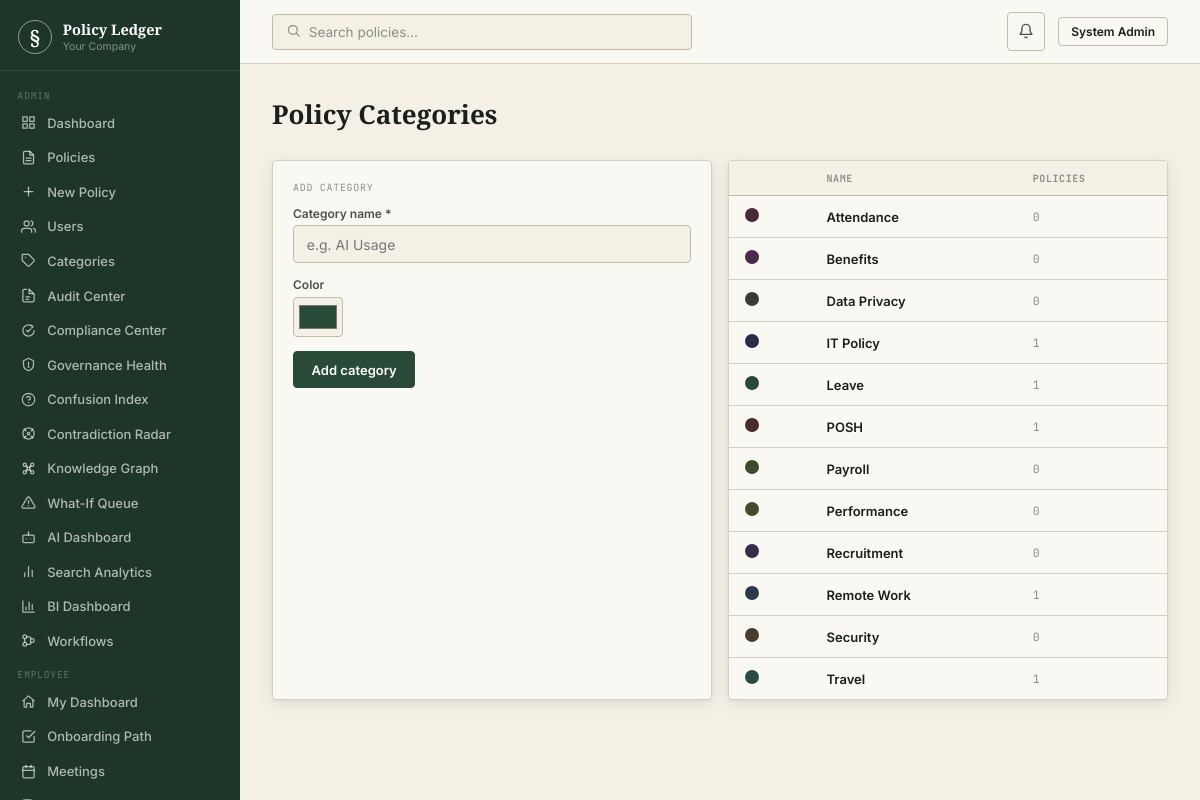
Page /admin/categories (signed in) on the committed database.
### models.py (models this page shows, shortened)
class User(db.Model, UserMixin):
    id = db.Column(db.Integer, primary_key=True)
    employee_id = db.Column(db.String(20), unique=True, nullable=True)
    name = db.Column(db.String(120), nullable=False)
    email = db.Column(db.String(200), nullable=False, unique=True, index=True)
    password_hash = db.Column(db.String(256), nullable=False)
    role = db.Column(db.String(20), nullable=False, default=UserRole.EMPLOYEE)
    department_id = db.Column(db.Integer, db.ForeignKey("department.id"), nullable=True)
    designation = db.Column(db.String(100))
    phone = db.Column(db.String(20))
    avatar_url = db.Column(db.String(300))
    is_active = db.Column(db.Boolean, default=True)
    email_verified = db.Column(db.Boolean, default=False)
    mfa_enabled = db.Column(db.Boolean, default=False)
    mfa_secret = db.Column(db.String(64))
    last_login = db.Column(db.DateTime)
    password_changed_at = db.Column(db.DateTime, default=now_utc)
    created_at = db.Column(db.DateTime, default=now_utc)
    updated_at = db.Column(db.DateTime, default=now_utc, onupdate=now_utc)
    notifications = db.relationship("Notification", backref="user", lazy="dynamic", cascade="all, delete-orphan")
    acknowledgements = db.relationship("PolicyAcknowledgement", backref="user", lazy="dynamic")
    audit_logs = db.relationship("AuditLog", backref="user", lazy="dynamic")
    saved = db.relationship("Policy", secondary=saved_policies, lazy="dynamic")
    def is_admin(self) -> bool:
        return self.role == UserRole.ADMIN
    def can_manage_policies(self) -> bool:
        return self.role in (UserRole.HR, UserRole.ADMIN, UserRole.MANAGER)

class PolicyCategory(db.Model):
    id = db.Column(db.Integer, primary_key=True)
    name = db.Column(db.String(100), nullable=False, unique=True)
    description = db.Column(db.Text)
    icon = db.Column(db.String(10), default="")
    color = db.Column(db.String(20), default="#2a4a38")
    policies = db.relationship("Policy", backref="category", lazy="dynamic")

### blueprints/admin.py (the view, shortened to what this page needs)
@admin_bp.route("/categories", methods=["GET", "POST"])
@login_required
@role_required(UserRole.ADMIN)
def category_list():
    categories = PolicyCategory.query.order_by(PolicyCategory.name).all()
    return render_template("admin/categories.html", categories=categories)

### utils.py (called while the page is built)
def role_required(*roles):
    def decorator(f):
        @wraps(f)
        def wrapped(*args, **kwargs):
            if not current_user.is_authenticated:
                abort(401)
            if current_user.role not in roles:
                abort(403)
            return f(*args, **kwargs)
        return wrapped
    return decorator

### templates/admin/categories.html (shortened to what this page needs)
{% extends "base.html" %}
{% block content %}
<div class="page-header"><div class="page-header-left"><h1>Policy Categories</h1></div></div>
<div class="grid2">
  <div class="card">
    <div class="card-label">Add category</div>
    <form method="POST">
      <div class="field"><label>Category name *</label><input name="name" placeholder="e.g. AI Usage" required></div>
      <div class="field"><label>Color</label><input type="color" name="color" value="#2a4a38" style="height:40px;padding:.2rem"></div>
      <button type="submit" class="btn btn-primary">Add category</button>
    </form>
  </div>
  <div class="table-wrap">
    <table>
      <thead><tr><th></th><th>Name</th><th>Policies</th></tr></thead>
      <tbody>
        {% for c in categories %}
        <tr>
          <td><span style="display:inline-block;width:14px;height:14px;border-radius:50%;background:{{ c.color or '#2a4a38' }}"></span></td>
          <td style="font-weight:600">{{ c.name }}</td>
          <td class="td-mono">{{ c.policies.count() }}</td>
        </tr>
        {% else %}
        <tr><td colspan="3" class="text-faint" style="text-align:center;padding:1.5rem">No categories yet</td></tr>
        {% endfor %}
      </tbody>
    </table>
  </div>
</div>
{% endblock %}

### templates/base.html (shortened to what this page needs)
<!DOCTYPE html>
<html lang="en">
<head>
</head>
<body>
<div class="shell">
  {% block sidebar %}
  <div class="sidebar">
    <div class="s-brand">
      <div class="s-mark">§</div>
      <div><div class="s-name">Policy Ledger</div><div class="s-company">{{ config.COMPANY_NAME }}</div></div>
    </div>
    <nav class="s-nav">
      {% if current_user.can_manage_policies() %}
      <div class="s-section">Admin</div>
      <a href="{{ url_for('admin.dashboard') }}" class="s-item {% if request.endpoint == 'admin.dashboard' %}active{% endif %}"><span class="s-icon"><svg viewBox="0 0 24 24" fill="none" stroke="currentColor" stroke-width="2" stroke-linecap="round" stroke-linejoin="round"><rect x="3" y="3" width="7" height="7"/><rect x="14" y="3" width="7" height="7"/><rect x="14" y="14" width="7" height="7"/><rect x="3" y="14" width="7" height="7"/></svg></span>Dashboard</a>
      <a href="{{ url_for('admin.policy_list') }}" class="s-item {% if 'policy' in request.endpoint %}active{% endif %}"><span class="s-icon"><svg viewBox="0 0 24 24" fill="none" stroke="currentColor" stroke-width="2" stroke-linecap="round" stroke-linejoin="round"><path d="M14 2H6a2 2 0 0 0-2 2v16a2 2 0 0 0 2 2h12a2 2 0 0 0 2-2V8z"/><path d="M14 2v6h6"/><line x1="8" y1="13" x2="16" y2="13"/><line x1="8" y1="17" x2="16" y2="17"/></svg></span>Policies</a>
      <a href="{{ url_for('admin.policy_create') }}" class="s-item"><span class="s-icon"><svg viewBox="0 0 24 24" fill="none" stroke="currentColor" stroke-width="2" stroke-linecap="round" stroke-linejoin="round"><line x1="12" y1="5" x2="12" y2="19"/><line x1="5" y1="12" x2="19" y2="12"/></svg></span>New Policy</a>
      {% if current_user.is_admin() %}
      <a href="{{ url_for('admin.user_list') }}" class="s-item {% if 'user' in request.endpoint %}active{% endif %}"><span class="s-icon"><svg viewBox="0 0 24 24" fill="none" stroke="currentColor" stroke-width="2" stroke-linecap="round" stroke-linejoin="round"><path d="M17 21v-2a4 4 0 0 0-4-4H5a4 4 0 0 0-4 4v2"/><circle cx="9" cy="7" r="4"/><path d="M23 21v-2a4 4 0 0 0-3-3.87"/><path d="M16 3.13a4 4 0 0 1 0 7.75"/></svg></span>Users</a>
      <a href="{{ url_for('admin.category_list') }}" class="s-item"><span class="s-icon"><svg viewBox="0 0 24 24" fill="none" stroke="currentColor" stroke-width="2" stroke-linecap="round" stroke-linejoin="round"><path d="M20.59 13.41 13.4 20.6a2 2 0 0 1-2.83 0L2 12V2h10l8.59 8.59a2 2 0 0 1 0 2.82z"/><line x1="7" y1="7" x2="7.01" y2="7"/></svg></span>Categories</a>
      <a href="{{ url_for('audit_center.audit_dashboard') }}" class="s-item {% if request.endpoint and request.endpoint.startswith('audit_center.') %}active{% endif %}"><span class="s-icon"><svg viewBox="0 0 24 24" fill="none" stroke="currentColor" stroke-width="2" stroke-linecap="round" stroke-linejoin="round"><path d="M9 2H5a2 2 0 0 0-2 2v16a2 2 0 0 0 2 2h14a2 2 0 0 0 2-2V11"/><path d="M13 2v7h7"/><line x1="8" y1="14" x2="14" y2="14"/><line x1="8" y1="18" x2="12" y2="18"/><path d="M13 2l8 8"/></svg></span>Audit Center</a>
      <a href="{{ url_for('compliance.compliance_center') }}" class="s-item {% if request.endpoint and request.endpoint.startswith('compliance.') %}active{% endif %}"><span class="s-icon"><svg viewBox="0 0 24 24" fill="none" stroke="currentColor" stroke-width="2" stroke-linecap="round" stroke-linejoin="round"><path d="M9 12l2 2 4-4"/><path d="M21 12c0 4.97-4.03 9-9 9s-9-4.03-9-9 4.03-9 9-9c1.6 0 3.1.42 4.4 1.15"/><path d="M17 4l2 2-2 2"/></svg></span>Compliance Center</a>
      <a href="{{ url_for('governance.dashboard') }}" class="s-item {% if request.endpoint and request.endpoint.startswith('governance.') %}active{% endif %}"><span class="s-icon"><svg viewBox="0 0 24 24" fill="none" stroke="currentColor" stroke-width="2" stroke-linecap="round" stroke-linejoin="round"><path d="M12 2l8 4v6c0 5-3.5 8.5-8 10-4.5-1.5-8-5-8-10V6z"/><path d="M12 8v5"/><circle cx="12" cy="16" r=".5" fill="currentColor"/></svg></span>Governance Health</a>
      <a href="{{ url_for('confusion_index.dashboard') }}" class="s-item {% if request.endpoint and request.endpoint.startswith('confusion_index.') %}active{% endif %}"><span class="s-icon"><svg viewBox="0 0 24 24" fill="none" stroke="currentColor" stroke-width="2" stroke-linecap="round" stroke-linejoin="round"><circle cx="12" cy="12" r="10"/><path d="M9.09 9a3 3 0 0 1 5.83 1c0 2-3 3-3 3"/><line x1="12" y1="17" x2="12.01" y2="17"/></svg></span>Confusion Index</a>
      <a href="{{ url_for('contradiction_radar.dashboard') }}" class="s-item {% if request.endpoint and request.endpoint.startswith('contradiction_radar.') %}active{% endif %}"><span class="s-icon"><svg viewBox="0 0 24 24" fill="none" stroke="currentColor" stroke-width="2" stroke-linecap="round" stroke-linejoin="round"><circle cx="12" cy="12" r="2"/><path d="M4.9 4.9l3 3M19.1 4.9l-3 3M4.9 19.1l3-3M19.1 19.1l-3-3"/><circle cx="12" cy="12" r="9"/></svg></span>Contradiction Radar</a>
      <a href="{{ url_for('knowledge_graph.graph_page') }}" class="s-item "><span class="s-icon"></span>Knowledge Graph</a>
      <a href="{{ url_for('what_if.review_queue') }}" class="s-item {% if request.endpoint and request.endpoint.startswith('what_if.') and 'admin' in request.path %}active{% endif %}"><span class="s-icon"><svg viewBox="0 0 24 24" fill="none" stroke="currentColor" stroke-width="2" stroke-linecap="round" stroke-linejoin="round"><path d="M12 9v4"/><path d="M12 17h.01"/><path d="M10.29 3.86 1.82 18a2 2 0 0 0 1.71 3h16.94a2 2 0 0 0 1.71-3L13.71 3.86a2 2 0 0 0-3.42 0z"/></svg></span>What-If Queue</a>
      <a href="{{ url_for('rag.admin_rag_dashboard') }}" class="s-item "><span class="s-icon"></span>AI Dashboard</a>
      <a href="{{ url_for('search.search_analytics') }}" class="s-item {% if request.endpoint == 'search.search_analytics' %}active{% endif %}"><span class="s-icon"><svg viewBox="0 0 24 24" fill="none" stroke="currentColor" stroke-width="2" stroke-linecap="round" stroke-linejoin="round"><line x1="18" y1="20" x2="18" y2="10"/><line x1="12" y1="20" x2="12" y2="4"/><line x1="6" y1="20" x2="6" y2="14"/></svg></span>Search Analytics</a>
      <a href="{{ url_for('bi.bi_dashboard') }}" class="s-item {% if request.endpoint == 'bi.bi_dashboard' %}active{% endif %}"><span class="s-icon"><svg viewBox="0 0 24 24" fill="none" stroke="currentColor" stroke-width="2" stroke-linecap="round" stroke-linejoin="round"><path d="M3 3v18h18"/><path d="M18 17V9M13 17V5M8 17v-4"/></svg></span>BI Dashboard</a>
      <a href="{{ url_for('workflow.template_list') }}" class="s-item {% if request.endpoint and request.endpoint.startswith('workflow.') %}active{% endif %}"><span class="s-icon"><svg viewBox="0 0 24 24" fill="none" stroke="currentColor" stroke-width="2" stroke-linecap="round" stroke-linejoin="round"><circle cx="6" cy="6" r="3"/><circle cx="6" cy="18" r="3"/><circle cx="18" cy="12" r="3"/><path d="M6 9v6M9 6h4a3 3 0 0 1 3 3v0M9 18h4a3 3 0 0 0 3-3v0"/></svg></span>Workflows</a>
      {% endif %}
      <div class="s-section">Employee</div>
      {% endif %}
      <a href="{{ url_for('employee.dashboard') }}" class="s-item {% if request.endpoint == 'employee.dashboard' %}active{% endif %}"><span class="s-icon"><svg viewBox="0 0 24 24" fill="none" stroke="currentColor" stroke-width="2" stroke-linecap="round" stroke-linejoin="round"><path d="M3 11l9-8 9 8"/><path d="M5 10v10a1 1 0 0 0 1 1h3v-6h6v6h3a1 1 0 0 0 1-1V10"/></svg></span>My Dashboard</a>
      <a href="{{ url_for('employee.onboarding') }}" class="s-item {% if request.endpoint and request.endpoint.startswith('employee.onboarding') %}active{% endif %}"><span class="s-icon"><svg viewBox="0 0 24 24" fill="none" stroke="currentColor" stroke-width="2" stroke-linecap="round" stroke-linejoin="round"><path d="M9 11l3 3L22 4"/><path d="M21 12v7a2 2 0 0 1-2 2H5a2 2 0 0 1-2-2V5a2 2 0 0 1 2-2h11"/></svg></span>Onboarding Path</a>
      <a href="{{ url_for('meetings.list_meetings') }}" class="s-item {% if request.endpoint and 'meetings.' in request.endpoint and request.endpoint != 'meetings.my_action_items' %}active{% endif %}"><span class="s-icon"><svg viewBox="0 0 24 24" fill="none" stroke="currentColor" stroke-width="2" stroke-linecap="round" stroke-linejoin="round"><rect x="3" y="4" width="18" height="18" rx="2"/><line x1="16" y1="2" x2="16" y2="6"/><line x1="8" y1="2" x2="8" y2="6"/><line x1="3" y1="10" x2="21" y2="10"/></svg></span>Meetings</a>
      <a href="{{ url_for('meetings.my_action_items') }}" class="s-item "></a>
    </nav>
  </div>
  {% endblock %}
  <div class="main">
    <div class="topbar">
      <div class="topbar-left">
        <form action="{{ url_for('employee.search') }}" method="GET" style="flex:1;max-width:420px">
          <div class="search-bar">
            <span style="color:var(--faint)" class="icon"><svg width="15" height="15" viewBox="0 0 24 24" fill="none" stroke="currentColor" stroke-width="2" stroke-linecap="round" stroke-linejoin="round"><circle cx="11" cy="11" r="7"/><line x1="21" y1="21" x2="16.65" y2="16.65"/></svg></span>
            <input name="q" placeholder="Search policies…" value="{{ request.args.get('q','') }}">
          </div>
        </form>
      </div>
      <div class="topbar-right">
        <a href="{{ url_for('employee.notifications') }}" class="notif-btn" title="Notifications">
          <span class="icon"><svg width="16" height="16" viewBox="0 0 24 24" fill="none" stroke="currentColor" stroke-width="2" stroke-linecap="round" stroke-linejoin="round"><path d="M18 8a6 6 0 0 0-12 0c0 7-3 9-3 9h18s-3-2-3-9"/><path d="M13.73 21a2 2 0 0 1-3.46 0"/></svg></span>
          {% set unc = unread_count if unread_count is defined else 0 %}
        </a>
        <a href="{{ url_for('auth.profile') }}" class="btn btn-secondary btn-sm">{{ current_user.name[:18] }}</a>
      </div>
    </div>
    <div class="page-body">
      {% block content %}{% endblock %}
    </div>
  </div>
</div>
</body>
</html>

### rows in the picture
User: name "System Admin"
PolicyCategory: name "Attendance", policies.count "0"
PolicyCategory: name "Benefits", policies.count "0"
PolicyCategory: name "Data Privacy", policies.count "0"
PolicyCategory: name "IT Policy", policies.count "1"
PolicyCategory: name "Leave", policies.count "1"
PolicyCategory: name "POSH", policies.count "1"
PolicyCategory: name "Payroll", policies.count "0"
PolicyCategory: name "Performance", policies.count "0"
PolicyCategory: name "Recruitment", policies.count "0"
PolicyCategory: name "Remote Work", policies.count "1"
PolicyCategory: name "Security", policies.count "0"
PolicyCategory: name "Travel", policies.count "1"

### other values in the picture
{{ config.COMPANY_NAME }} "Your Company"
